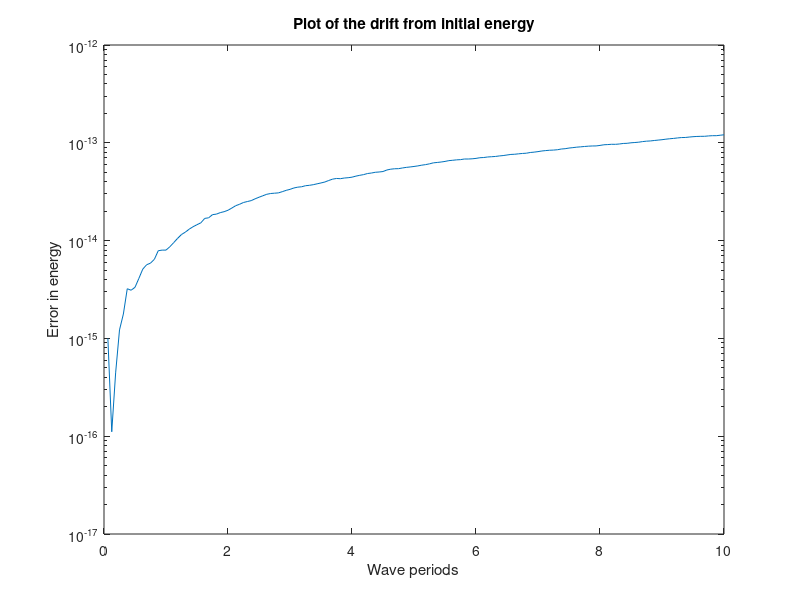

Source code (MATLAB):
clc
close all


T = dlmread('quintic.txt');
figure 
set(gca,'fontsize', 18)
semilogy( T(:,1), T(:,2))
title('Plot of the drift from initial energy')
xlabel('Wave periods')
ylabel('Error in energy')